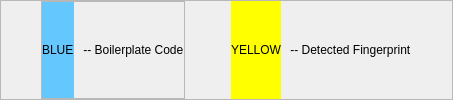
            <widget class="QFrame" name="frame_21">
             <property name="frameShape">
              <enum>QFrame::StyledPanel</enum>
             </property>
             <property name="frameShadow">
              <enum>QFrame::Raised</enum>
             </property>
             <layout class="QGridLayout" name="gridLayout_10">
              <property name="leftMargin">
               <number>0</number>
              </property>
              <property name="topMargin">
               <number>0</number>
              </property>
              <property name="rightMargin">
               <number>0</number>
              </property>
              <property name="bottomMargin">
               <number>0</number>
              </property>
              <item row="0" column="4">
               <spacer name="horizontalSpacer_2">
                <property name="orientation">
                 <enum>Qt::Horizontal</enum>
                </property>
                <property name="sizeType">
                 <enum>QSizePolicy::Expanding</enum>
                </property>
                <property name="sizeHint" stdset="0">
                 <size>
                  <width>40</width>
                  <height>20</height>
                 </size>
                </property>
               </spacer>
              </item>
              <item row="0" column="3">
               <widget class="QFrame" name="frame_24">
                <property name="maximumSize">
                 <size>
                  <width>200</width>
                  <height>16777215</height>
                 </size>
                </property>
                <property name="frameShape">
                 <enum>QFrame::NoFrame</enum>
                </property>
                <property name="frameShadow">
                 <enum>QFrame::Raised</enum>
                </property>
                <layout class="QHBoxLayout" name="horizontalLayout_2">
                 <property name="leftMargin">
                  <number>0</number>
                 </property>
                 <property name="topMargin">
                  <number>0</number>
                 </property>
                 <property name="rightMargin">
                  <number>0</number>
                 </property>
                 <property name="bottomMargin">
                  <number>0</number>
                 </property>
                 <item>
                  <widget class="QLabel" name="label_12">
                   <property name="maximumSize">
                    <size>
                     <width>50</width>
                     <height>16777215</height>
                    </size>
                   </property>
                   <property name="styleSheet">
                    <string notr="true">background-color: rgb(255, 255, 0);</string>
                   </property>
                   <property name="text">
                    <string>YELLOW</string>
                   </property>
                  </widget>
                 </item>
                 <item>
                  <widget class="QLabel" name="label_10">
                   <property name="maximumSize">
                    <size>
                     <width>150</width>
                     <height>16777215</height>
                    </size>
                   </property>
                   <property name="text">
                    <string> -- Detected Fingerprint</string>
                   </property>
                  </widget>
                 </item>
                </layout>
               </widget>
              </item>
              <item row="0" column="0">
               <spacer name="horizontalSpacer">
                <property name="orientation">
                 <enum>Qt::Horizontal</enum>
                </property>
                <property name="sizeType">
                 <enum>QSizePolicy::Expanding</enum>
                </property>
                <property name="sizeHint" stdset="0">
                 <size>
                  <width>40</width>
                  <height>20</height>
                 </size>
                </property>
               </spacer>
              </item>
              <item row="0" column="1">
               <widget class="QFrame" name="frame_23">
                <property name="maximumSize">
                 <size>
                  <width>150</width>
                  <height>16777215</height>
                 </size>
                </property>
                <property name="frameShape">
                 <enum>QFrame::StyledPanel</enum>
                </property>
                <property name="frameShadow">
                 <enum>QFrame::Raised</enum>
                </property>
                <layout class="QGridLayout" name="gridLayout_35">
                 <property name="leftMargin">
                  <number>0</number>
                 </property>
                 <property name="topMargin">
                  <number>0</number>
                 </property>
                 <property name="rightMargin">
                  <number>0</number>
                 </property>
                 <property name="bottomMargin">
                  <number>0</number>
                 </property>
                 <item row="0" column="0">
                  <widget class="QLabel" name="label_9">
                   <property name="maximumSize">
                    <size>
                     <width>35</width>
                     <height>16777215</height>
                    </size>
                   </property>
                   <property name="styleSheet">
                    <string notr="true">background-color: rgb(100, 200, 255);</string>
                   </property>
                   <property name="text">
                    <string>BLUE</string>
                   </property>
                  </widget>
                 </item>
                 <item row="0" column="1">
                  <widget class="QLabel" name="label_11">
                   <property name="maximumSize">
                    <size>
                     <width>125</width>
                     <height>16777215</height>
                    </size>
                   </property>
                   <property name="text">
                    <string> -- Boilerplate Code</string>
                   </property>
                  </widget>
                 </item>
                </layout>
               </widget>
              </item>
              <item row="0" column="2">
               <spacer name="horizontalSpacer_3">
                <property name="orientation">
                 <enum>Qt::Horizontal</enum>
                </property>
                <property name="sizeHint" stdset="0">
                 <size>
                  <width>40</width>
                  <height>20</height>
                 </size>
                </property>
               </spacer>
              </item>
             </layout>
            </widget>
